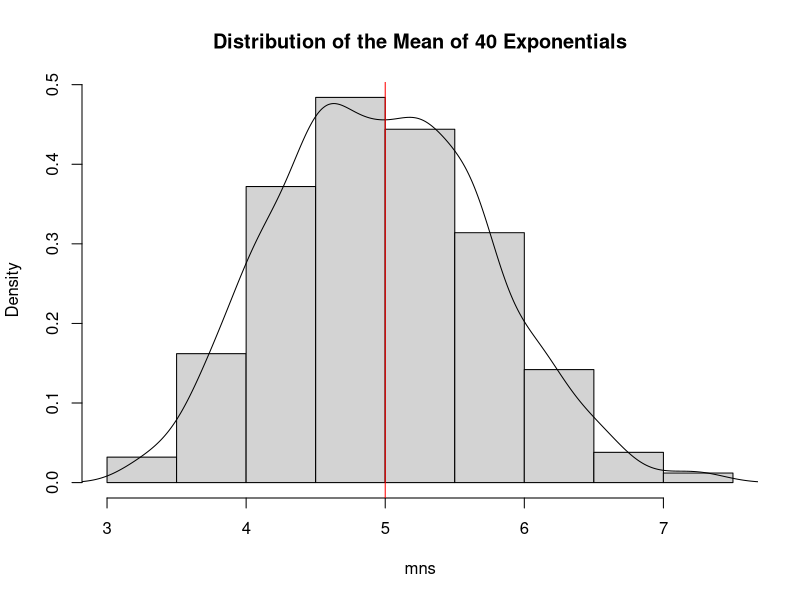
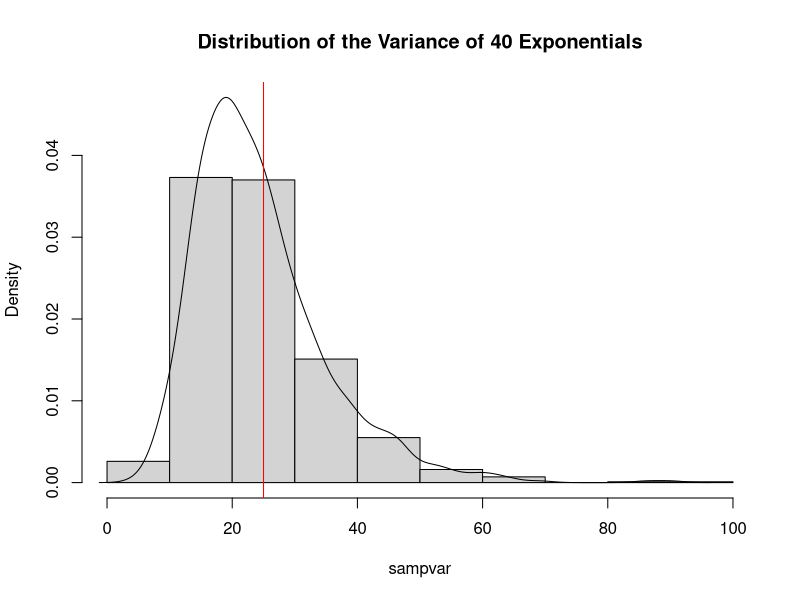
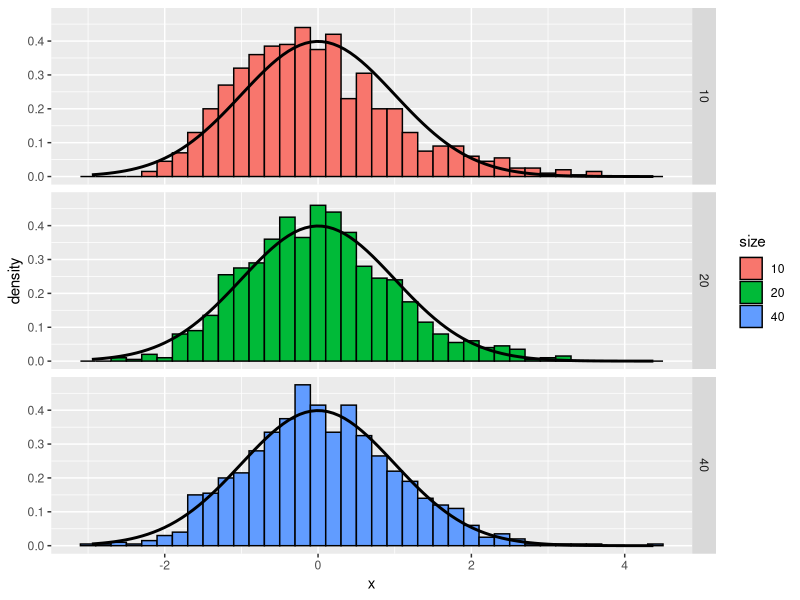

Write the R code that produced these figures, in order.
## ---- chunk 1
set.seed(1234)

lambda = 0.2
numofsims = 1000
mns = NULL
for (i in 1:numofsims)
    mns = c(mns, mean(rexp(40, lambda)))

hist(mns, freq = FALSE, main = "Distribution of the Mean of 40 Exponentials")
lines(density(mns))
abline(v = 1/lambda, col = "red")
## ---- chunk 2
set.seed(1234)

lambda = 0.2
numofsims = 1000
sampvar = NULL
for (i in 1:numofsims)
    sampvar = c(sampvar, var(rexp(40, lambda)))

ylimits = range(density(sampvar)$y)
hist(sampvar, freq = FALSE, main = "Distribution of the Variance of 40 Exponentials", ylim = ylimits)
lines(density(sampvar))
abline(v = 1/lambda^2, col = "red")
## ---- chunk 3
library(ggplot2)
nosim <- 1000
cfunc <- function(x, n) sqrt(n) * (mean(x) - 5) / 5
dat <- data.frame(
  x = c(apply(matrix(rexp(nosim * 10, lambda), nosim), 1, cfunc, 10),
        apply(matrix(rexp(nosim * 20, lambda), nosim), 1, cfunc, 20),
        apply(matrix(rexp(nosim * 40, lambda), nosim), 1, cfunc, 40)
        ),
  size = factor(rep(c(10, 20, 40), rep(nosim, 3))))
g <- ggplot(dat, aes(x = x, fill = size)) + geom_histogram(colour = "black", binwidth = 0.2, aes(y = ..density..)) 
g <- g + stat_function(fun = dnorm, size = 1)
g + facet_grid(size ~ .)
